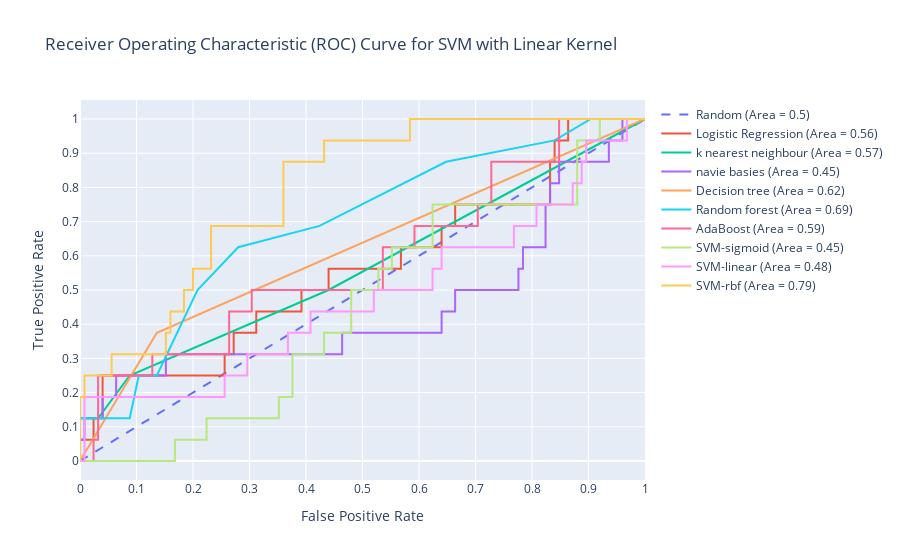

The cell this chart's notebook holds for it:
### Code cell
scaler = StandardScaler()
X_train_scaled = scaler.fit_transform(X_train)
X_test_scaled = scaler.transform(X_test)
# Logistic Regression model
X=df13
y=df['vital.status']
X_train, X_test, y_train, y_test = train_test_split(X, y, test_size=0.2, random_state=42)
lr_model = LogisticRegression(max_iter=1000)
lr_model.fit(X_train, y_train)
lr_scores = lr_model.predict_proba(X_test)[:,1]
lr_fpr, lr_tpr, lr_thresholds = roc_curve(y_test, lr_scores)
lr_auc = roc_auc_score(y_test, lr_scores)
trace1 = go.Scatter(
    x=lr_fpr,
    y=lr_tpr,
    mode='lines',
    name=f'Logistic Regression (Area = {lr_auc:.2f})'
)

#knn model
X=df14
y=df['vital.status']
X_train, X_test, y_train, y_test = train_test_split(X, y, test_size=0.2, random_state=42)
X_train_scaled = scaler.fit_transform(X_train)
X_test_scaled = scaler.transform(X_test)
knn_model=KNeighborsClassifier(n_neighbors=5)
knn_model.fit(X_train_scaled ,y_train)
knn_scores = knn_model.predict_proba(X_test_scaled )[:,1]
knn_fpr, knn_tpr, knn_thresholds = roc_curve(y_test, knn_scores)
knn_auc = roc_auc_score(y_test, knn_scores)
trace2 = go.Scatter(
    x=knn_fpr,
    y=knn_tpr,
    mode='lines',
    name=f'k nearest neighbour (Area = {knn_auc:.2f})'
)

#navie basies
X=df19
y=df['vital.status']
X_train, X_test, y_train, y_test = train_test_split(X, y, test_size=0.2, random_state=42)
nb_model= GaussianNB()
nb_model.fit(X_train,y_train)
nb_scores = nb_model.predict_proba(X_test)[:,1]
nb_fpr, nb_tpr, nb_thresholds = roc_curve(y_test, nb_scores)
nb_auc = roc_auc_score(y_test, nb_scores)
trace3 = go.Scatter(
    x=nb_fpr,
    y=nb_tpr,
    mode='lines',
    name=f'navie basies (Area = {nb_auc:.2f})'
)

#decision tree
X=df14
y=df['vital.status']
X_train, X_test, y_train, y_test = train_test_split(X, y, test_size=0.2, random_state=42)
dt_model=DecisionTreeClassifier(criterion = "gini",random_state=40)
dt_model.fit(X_train,y_train)
dt_scores =dt_model.predict_proba(X_test)[:,1]
dt_fpr,dt_tpr, dt_thresholds = roc_curve(y_test,dt_scores)
dt_auc = roc_auc_score(y_test,dt_scores)
trace4 = go.Scatter(
    x=dt_fpr,
    y=dt_tpr,
    mode='lines',
    name=f'Decision tree (Area = {dt_auc:.2f})'
)

#random forest
X=df8
y=df['vital.status']
X_train, X_test, y_train, y_test = train_test_split(X, y, test_size=0.2, random_state=42)
rf_model=RandomForestClassifier(n_estimators=30, random_state=42)
rf_model.fit(X_train,y_train)
rf_scores =rf_model.predict_proba(X_test)[:,1]
rf_fpr,rf_tpr,rf_thresholds = roc_curve(y_test,rf_scores)
rf_auc = roc_auc_score(y_test,rf_scores)
trace5= go.Scatter(
    x=rf_fpr,
    y=rf_tpr,
    mode='lines',
    name=f'Random forest (Area = {rf_auc:.2f})'
)


#adboost
X=df16
y=df['vital.status']
X_train, X_test, y_train, y_test = train_test_split(X, y, test_size=0.2, random_state=42)
ad_model= AdaBoostClassifier(n_estimators=40, random_state=42)
ad_model.fit(X_train, y_train)
ad_scores =ad_model.predict_proba(X_test)[:,1]
ad_fpr,ad_tpr,ad_thresholds = roc_curve(y_test,ad_scores)
ad_auc = roc_auc_score(y_test,ad_scores)
trace6= go.Scatter(
    x=ad_fpr,
    y=ad_tpr,
    mode='lines',
    name=f'AdaBoost (Area = {ad_auc:.2f})'
)

#Svm sigmoid
X=df16
y=df['vital.status']
X_train, X_test, y_train, y_test = train_test_split(X, y, test_size=0.2, random_state=42)
sigmoid_model= SVC(kernel='sigmoid',probability=True)
sigmoid_model.fit(X_train, y_train)
sigmoid_scores =sigmoid_model.predict_proba(X_test)[:,1]
sigmoid_fpr,sigmoid_tpr,sigmoid_thresholds = roc_curve(y_test,sigmoid_scores)
sigmoid_auc = roc_auc_score(y_test,sigmoid_scores)
trace7= go.Scatter(
    x=sigmoid_fpr,
    y=sigmoid_tpr,
    mode='lines',
    name=f'SVM-sigmoid (Area = {sigmoid_auc:.2f})'
)


#SVM linear
X=df16
y=df['vital.status']
X_train, X_test, y_train, y_test = train_test_split(X, y, test_size=0.2, random_state=42)
linear_model= SVC(kernel='linear',probability=True)
linear_model.fit(X_train, y_train)
linear_scores =linear_model.predict_proba(X_test)[:,1]
linear_fpr,linear_tpr,linear_thresholds = roc_curve(y_test,linear_scores)
linear_auc = roc_auc_score(y_test,linear_scores)
trace8= go.Scatter(
    x=linear_fpr,
    y=linear_tpr,
    mode='lines',
    name=f'SVM-linear (Area = {linear_auc:.2f})'
)

# SVM RBF
X=df18
y=df['vital.status']
X_train, X_test, y_train, y_test = train_test_split(X, y, test_size=0.2, random_state=42)
rbf_model= SVC(kernel='rbf',probability=True)
rbf_model.fit(X_train, y_train)
rbf_scores =rbf_model.predict_proba(X_test)[:,1]
rbf_fpr,rbf_tpr,rbf_thresholds = roc_curve(y_test,rbf_scores)
rbf_auc = roc_auc_score(y_test,rbf_scores)
trace9= go.Scatter(
    x=rbf_fpr,
    y=rbf_tpr,
    mode='lines',
    name=f'SVM-rbf (Area = {rbf_auc:.2f})'
)
# Diagonal line
trace0 = go.Scatter(
    x=[0, 1], 
    y=[0, 1], 
    mode='lines', 
    name='Random (Area = 0.5)', 
    line=dict(dash='dash')
)
layout = go.Layout(
    xaxis=dict(title='False Positive Rate', tickmode='linear', tick0=0, dtick=0.1),
    yaxis=dict(title='True Positive Rate', tickmode='linear', tick0=0, dtick=0.1),
    title='Receiver Operating Characteristic (ROC) Curve for SVM with Linear Kernel'
)
data = [trace0,trace1,trace2,trace3,trace4,trace5,trace6,trace7,trace8,trace9]

fig = go.Figure(data=data, layout=layout)

# Show figure
fig.show()

### Figure 1 — Plotly figure (JSON) as saved in the notebook; plotly's stock layout.template omitted (floating-point values rounded to 4 significant figures)
{"data": [{"line": {"dash": "dash"}, "mode": "lines", "name": "Random (Area = 0.5)", "type": "scatter", "x": [0, 1], "y": [0, 1]}, {"mode": "lines", "name": "Logistic Regression (Area = 0.56)", "type": "scatter", "x": [0, 0, 0.024, 0.024, 0.04, 0.04, 0.256, 0.256, 0.272, 0.272, 0.312, 0.312, 0.392, 0.392, 0.44, 0.44, 0.568, 0.568, 0.64, 0.64, 0.664, 0.664, 0.832, 0.832, 0.84, 0.84, 0.864, 0.864, 1], "y": [0, 0.0625, 0.0625, 0.125, 0.125, 0.25, 0.25, 0.3125, 0.3125, 0.375, 0.375, 0.4375, 0.4375, 0.5, 0.5, 0.5625, 0.5625, 0.625, 0.625, 0.6875, 0.6875, 0.75, 0.75, 0.875, 0.875, 0.9375, 0.9375, 1, 1]}, {"mode": "lines", "name": "k nearest neighbour (Area = 0.57)", "type": "scatter", "x": [0, 0, 0.032, 0.088, 0.44, 1], "y": [0, 0.125, 0.125, 0.25, 0.5, 1]}, {"mode": "lines", "name": "navie basies (Area = 0.45)", "type": "scatter", "x": [0, 0, 0.008, 0.008, 0.04, 0.04, 0.064, 0.064, 0.152, 0.152, 0.464, 0.464, 0.64, 0.64, 0.664, 0.664, 0.776, 0.776, 0.784, 0.784, 0.824, 0.824, 0.832, 0.832, 0.848, 0.848, 0.936, 0.936, 0.96, 0.96, 1], "y": [0, 0.0625, 0.0625, 0.125, 0.125, 0.1875, 0.1875, 0.25, 0.25, 0.3125, 0.3125, 0.375, 0.375, 0.4375, 0.4375, 0.5, 0.5, 0.5625, 0.5625, 0.625, 0.625, 0.75, 0.75, 0.8125, 0.8125, 0.875, 0.875, 0.9375, 0.9375, 1, 1]}, {"mode": "lines", "name": "Decision tree (Area = 0.62)", "type": "scatter", "x": [0, 0.136, 1], "y": [0, 0.375, 1]}, {"mode": "lines", "name": "Random forest (Area = 0.69)", "type": "scatter", "x": [0, 0, 0, 0.016, 0.024, 0.04, 0.088, 0.104, 0.136, 0.208, 0.28, 0.424, 0.648, 0.84, 0.904, 1], "y": [0, 0.0625, 0.125, 0.125, 0.125, 0.125, 0.125, 0.25, 0.25, 0.5, 0.625, 0.6875, 0.875, 0.9375, 1, 1]}, {"mode": "lines", "name": "AdaBoost (Area = 0.59)", "type": "scatter", "x": [0, 0.008, 0.024, 0.024, 0.032, 0.032, 0.064, 0.08, 0.128, 0.128, 0.264, 0.264, 0.304, 0.304, 0.32, 0.336, 0.536, 0.536, 0.592, 0.592, 0.704, 0.704, 0.728, 0.728, 0.848, 0.848, 0.872, 0.888, 1], "y": [0, 0, 0, 0.0625, 0.0625, 0.25, 0.25, 0.25, 0.25, 0.3125, 0.3125, 0.4375, 0.4375, 0.5, 0.5, 0.5, 0.5, 0.625, 0.625, 0.6875, 0.6875, 0.75, 0.75, 0.875, 0.875, 1, 1, 1, 1]}, {"mode": "lines", "name": "SVM-sigmoid (Area = 0.45)", "type": "scatter", "x": [0, 0.008, 0.168, 0.168, 0.224, 0.224, 0.352, 0.352, 0.376, 0.376, 0.432, 0.432, 0.48, 0.48, 0.528, 0.528, 0.552, 0.552, 0.624, 0.624, 0.88, 0.88, 0.92, 0.92, 1], "y": [0, 0, 0, 0.0625, 0.0625, 0.125, 0.125, 0.1875, 0.1875, 0.3125, 0.3125, 0.375, 0.375, 0.5, 0.5, 0.5625, 0.5625, 0.625, 0.625, 0.75, 0.75, 0.9375, 0.9375, 1, 1]}, {"mode": "lines", "name": "SVM-linear (Area = 0.48)", "type": "scatter", "x": [0, 0.008, 0.008, 0.256, 0.256, 0.296, 0.296, 0.368, 0.368, 0.408, 0.408, 0.52, 0.52, 0.624, 0.624, 0.64, 0.64, 0.768, 0.768, 0.808, 0.808, 0.872, 0.872, 0.888, 0.888, 0.896, 0.896, 0.968, 0.968, 1], "y": [0, 0, 0.1875, 0.1875, 0.25, 0.25, 0.3125, 0.3125, 0.375, 0.375, 0.4375, 0.4375, 0.5, 0.5, 0.5625, 0.5625, 0.625, 0.625, 0.6875, 0.6875, 0.75, 0.75, 0.8125, 0.8125, 0.875, 0.875, 0.9375, 0.9375, 1, 1]}, {"mode": "lines", "name": "SVM-rbf (Area = 0.79)", "type": "scatter", "x": [0, 0, 0, 0.008, 0.008, 0.056, 0.056, 0.152, 0.152, 0.16, 0.16, 0.184, 0.184, 0.2, 0.2, 0.232, 0.232, 0.36, 0.36, 0.432, 0.432, 0.584, 0.584, 1], "y": [0, 0.0625, 0.1875, 0.1875, 0.25, 0.25, 0.3125, 0.3125, 0.375, 0.375, 0.4375, 0.4375, 0.5, 0.5, 0.5625, 0.5625, 0.6875, 0.6875, 0.875, 0.875, 0.9375, 0.9375, 1, 1]}], "layout": {"title": {"text": "Receiver Operating Characteristic (ROC) Curve for SVM with Linear Kernel"}, "xaxis": {"dtick": 0.1, "tick0": 0, "tickmode": "linear", "title": {"text": "False Positive Rate"}}, "yaxis": {"dtick": 0.1, "tick0": 0, "tickmode": "linear", "title": {"text": "True Positive Rate"}}}}
